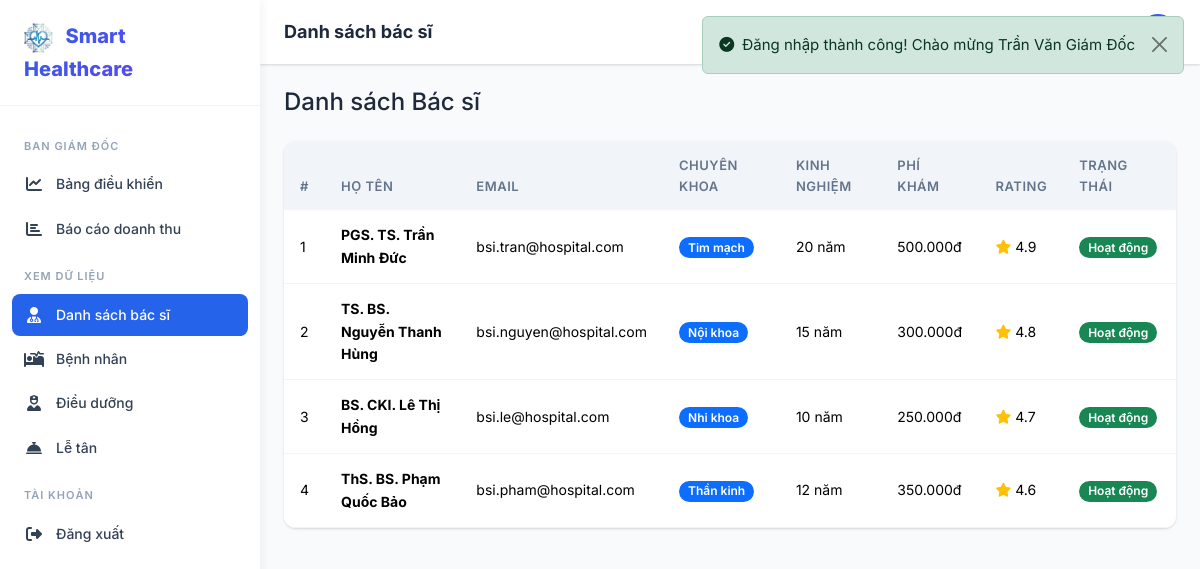
Page /director/doctors (signed in) on the committed database.
### tables this page shows
CREATE TABLE doctors (
    id INT AUTO_INCREMENT PRIMARY KEY,
    user_id INT NOT NULL UNIQUE,
    specialty_id INT DEFAULT NULL,
    qualification VARCHAR(500) DEFAULT NULL,
    experience_years INT DEFAULT 0,
    bio TEXT DEFAULT NULL,
    consultation_fee DECIMAL(12,2) DEFAULT 0.00,
    rating DECIMAL(3,2) DEFAULT 0.00,
    status ENUM('active','inactive') DEFAULT 'active',
    created_at TIMESTAMP DEFAULT CURRENT_TIMESTAMP,
    updated_at TIMESTAMP DEFAULT CURRENT_TIMESTAMP ON UPDATE CURRENT_TIMESTAMP,
    INDEX idx_doctors_specialty (specialty_id),
    FOREIGN KEY (user_id) REFERENCES users(id) ON DELETE CASCADE,
    FOREIGN KEY (specialty_id) REFERENCES specialties(id) ON DELETE SET NULL
);

CREATE TABLE users (
    id INT AUTO_INCREMENT PRIMARY KEY,
    role_id INT NOT NULL,
    email VARCHAR(255) NOT NULL UNIQUE,
    password VARCHAR(255) NOT NULL,
    full_name VARCHAR(255) NOT NULL,
    phone VARCHAR(20) DEFAULT NULL,
    avatar VARCHAR(500) DEFAULT NULL,
    status ENUM('active','inactive','banned') DEFAULT 'active',
    created_at TIMESTAMP DEFAULT CURRENT_TIMESTAMP,
    updated_at TIMESTAMP DEFAULT CURRENT_TIMESTAMP ON UPDATE CURRENT_TIMESTAMP,
    INDEX idx_users_email (email),
    INDEX idx_users_role (role_id),
    INDEX idx_users_status (status),
    FOREIGN KEY (role_id) REFERENCES roles(id) ON DELETE RESTRICT
);

CREATE TABLE specialties (
    id INT AUTO_INCREMENT PRIMARY KEY,
    name VARCHAR(255) NOT NULL,
    description TEXT DEFAULT NULL,
    icon VARCHAR(100) DEFAULT 'fas fa-stethoscope',
    status ENUM('active','inactive') DEFAULT 'active',
    created_at TIMESTAMP DEFAULT CURRENT_TIMESTAMP,
    updated_at TIMESTAMP DEFAULT CURRENT_TIMESTAMP ON UPDATE CURRENT_TIMESTAMP
);

### app/controllers/DirectorController.php (called while the page is built, shortened)
<?php
class DirectorController extends Controller
{
    public function doctors(): void
    {
        $this->view('director/doctors', [
            'title'   => 'Danh sách bác sĩ',
            'doctors' => (new Doctor())->allWithInfo(),
        ], 'dashboard');
    }
}

### public/index.php (called while the page is built, shortened)
<?php
require_once APP_PATH . '/helpers/functions.php';
$url = isset($_GET['url']) ? rtrim($_GET['url'], '/') : '';
$router = new Router();
$router->dispatch($url);

### app/core/Model.php (called while the page is built, shortened)
<?php
class Model
{
    protected static ?PDO $db = null;
    public static function setDatabase(PDO $pdo): void
    {
        self::$db = $pdo;
    }
    protected function db(): PDO
    {
        return self::$db;
    }
    public function query(string $sql, array $params = []): array
    {
        $stmt = $this->db()->prepare($sql);
        $stmt->execute($params);
        return $stmt->fetchAll();
    }
}

### app/models/Doctor.php (called while the page is built, shortened)
<?php
class Doctor extends Model
{
    public function allWithInfo(): array
    {
        return $this->query(
            "SELECT d.*, u.email, u.full_name, u.phone, u.avatar, u.status as user_status,
                    s.name as specialty_name
             FROM doctors d
             JOIN users u ON d.user_id = u.id
             LEFT JOIN specialties s ON d.specialty_id = s.id
             WHERE d.status = 'active'
             ORDER BY d.rating DESC"
        );
    }
}

### app/views/director/doctors.php (the view, shortened to what this page needs)
<div class="d-flex justify-content-between align-items-center mb-4">
    <h4 class="mb-0">Danh sách Bác sĩ</h4>
</div>
<div class="table-custom">
    <div class="table-responsive">
        <table class="table">
            <thead><tr><th>#</th><th>Họ tên</th><th>Email</th><th>Chuyên khoa</th><th>Kinh nghiệm</th><th>Phí khám</th><th>Rating</th><th>Trạng thái</th></tr></thead>
            <tbody>
                <?php foreach ($doctors as $i => $d): ?>
                <tr>
                    <td><?= $i + 1 ?></td>
                    <td><strong><?= e($d['full_name']) ?></strong></td>
                    <td><?= e($d['email']) ?></td>
                    <td><span class="badge bg-primary"><?= e($d['specialty_name'] ?? '') ?></span></td>
                    <td><?= $d['experience_years'] ?? 0 ?> năm</td>
                    <td><?= format_money($d['consultation_fee'] ?? 0) ?></td>
                    <td><span class="text-warning"><i class="fas fa-star"></i></span> <?= number_format($d['rating'] ?? 0, 1) ?></td>
                    <td><?= status_badge($d['status']) ?></td>
                </tr>
                <?php endforeach; ?>
            </tbody>
        </table>
    </div>
</div>

### app/helpers/functions.php (shortened to what this page needs)
<?php
function e(?string $value): string
{
    return htmlspecialchars($value ?? '', ENT_QUOTES, 'UTF-8');
}
function format_money($amount): string
{
    return number_format((float)$amount, 0, ',', '.') . 'đ';
}
function status_badge(string $status): string
{
    $map = [
        'active'      => ['Hoạt động', 'success'],
        'inactive'    => ['Ngừng', 'secondary'],
        'banned'      => ['Khóa', 'danger'],
        'pending'     => ['Chờ xử lý', 'warning'],
        'confirmed'   => ['Đã xác nhận', 'info'],
        'in_progress' => ['Đang khám', 'primary'],
        'completed'   => ['Hoàn thành', 'success'],
        'cancelled'   => ['Đã hủy', 'danger'],
        'dispensed'   => ['Đã cấp', 'success'],
        'failed'      => ['Thất bại', 'danger'],
        'refunded'    => ['Hoàn tiền', 'warning'],
    ];
    $info = $map[$status] ?? [$status, 'secondary'];
    return '<span class="badge bg-' . $info[1] . '">' . $info[0] . '</span>';
}

### app/core/Router.php (shortened to what this page needs)
<?php
class Router
{
    private array $routes = [];
    private function addRoute(string $method, string $uri, string $action): void
    {
        $pattern = preg_replace('/\{([a-zA-Z_]+)\}/', '(?P<$1>[^/]+)', $uri);
        $pattern = '#^' . $pattern . '$#';
        $this->routes[] = [
            'method'  => $method,
            'pattern' => $pattern,
            'action'  => $action,
        ];
    }
    public function dispatch(string $url): void
    {
        $method = $_SERVER['REQUEST_METHOD'];
        foreach ($this->routes as $route) {
            if ($route['method'] !== $method) continue;
            if (preg_match($route['pattern'], $url, $matches)) {
                $params = array_filter($matches, 'is_string', ARRAY_FILTER_USE_KEY);
                [$controllerName, $actionName] = explode('@', $route['action']);
                $controller = new $controllerName();
                call_user_func_array([$controller, $actionName], $params);
                return;
            }
        }
    }
}

### assets/css/style.css (style rules this page uses)
:root { --primary: #2563eb; --primary-dark: #1d4ed8; --primary-light: #dbeafe; --accent: #10b981; --accent-dark: #059669; --danger: #ef4444; --warning: #f59e0b; --info: #06b6d4; --dark: #1e293b; --dark-2: #334155; --gray: #64748b; --gray-light: #94a3b8; --light: #f1f5f9; --lighter: #f8fafc; --white: #ffffff; --shadow: 0 1px 3px rgba(0,0,0,.1), 0 1px 2px rgba(0,0,0,.06); --shadow-md: 0 4px 6px rgba(0,0,0,.07), 0 2px 4px rgba(0,0,0,.06); --shadow-lg: 0 10px 15px rgba(0,0,0,.1), 0 4px 6px rgba(0,0,0,.05); --radius: 0.75rem; --radius-sm: 0.5rem; --sidebar-width: 260px; --topbar-height: 64px; --transition: all 0.3s ease; --font: 'Inter', -apple-system, BlinkMacSystemFont, sans-serif; --gradient-primary: linear-gradient(135deg, #2563eb 0%, #7c3aed 100%); --gradient-accent: linear-gradient(135deg, #10b981 0%, #06b6d4 100%); --gradient-hero: linear-gradient(135deg, #1e3a8a 0%, #7c3aed 50%, #2563eb 100%); }
* { margin: 0; padding: 0; box-sizing: border-box; }
body { font-family: var(--font); font-size: 0.9375rem; color: var(--dark); background: var(--lighter); line-height: 1.6; -webkit-font-smoothing: antialiased; }
.table-custom { border-radius: var(--radius); overflow: hidden; box-shadow: var(--shadow); background: var(--white); }
.table-custom .table { margin: 0; }
.table-custom .table thead th { background: var(--light); font-weight: 600; font-size: 0.8125rem; text-transform: uppercase; letter-spacing: 0.5px; color: var(--gray); border: none; padding: 0.875rem 1rem; }
.table-custom .table td { padding: 0.875rem 1rem; vertical-align: middle; border-color: var(--light); font-size: 0.875rem; }
.badge { font-weight: 600; font-size: 0.75rem; padding: 0.35em 0.75em; border-radius: 50px; }

### rows in the picture
doctors: user.full_name "PGS. TS. Trần Minh Đức", user.email "bsi.tran@hospital.com", specialty.name "Tim mạch", experience_years "20", consultation_fee "500.000đ", rating "4.9", status "Hoạt động"
doctors: user.full_name "TS. BS. Nguyễn Thanh Hùng", user.email "bsi.nguyen@hospital.com", specialty.name "Nội khoa", experience_years "15", consultation_fee "300.000đ", rating "4.8", status "Hoạt động"
doctors: user.full_name "BS. CKI. Lê Thị Hồng", user.email "bsi.le@hospital.com", specialty.name "Nhi khoa", experience_years "10", consultation_fee "250.000đ", rating "4.7", status "Hoạt động"
doctors: user.full_name "ThS. BS. Phạm Quốc Bảo", user.email "bsi.pham@hospital.com", specialty.name "Thần kinh", experience_years "12", consultation_fee "350.000đ", rating "4.6", status "Hoạt động"
